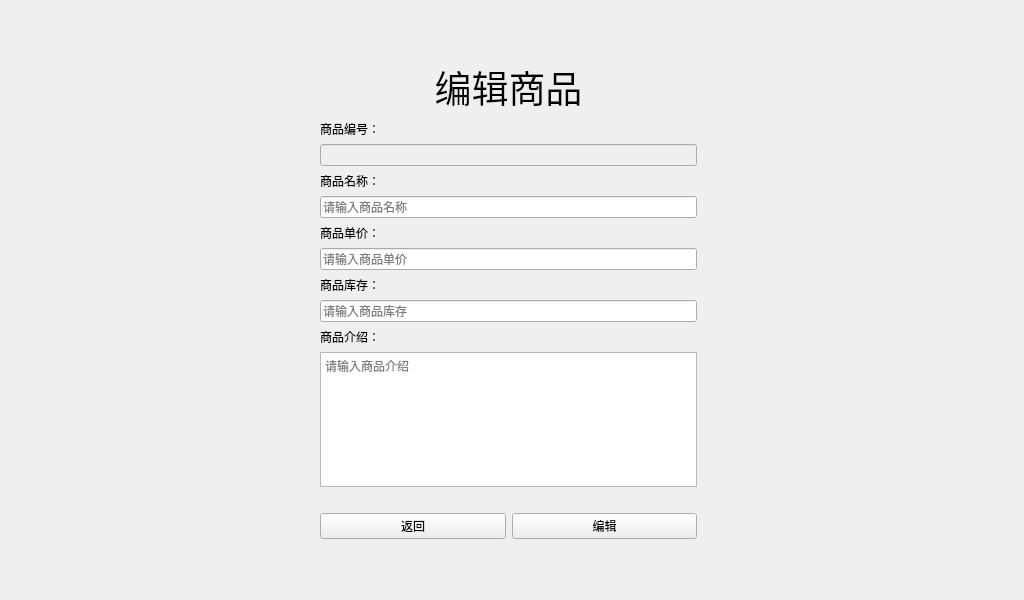
<?xml version="1.0" encoding="UTF-8"?>
<ui version="4.0">
 <class>GoodEdit</class>
 <widget class="QWidget" name="GoodEdit">
  <property name="geometry">
   <rect>
    <x>0</x>
    <y>0</y>
    <width>1024</width>
    <height>600</height>
   </rect>
  </property>
  <property name="windowTitle">
   <string>Edit</string>
  </property>
  <widget class="QWidget" name="layoutWidget">
   <property name="geometry">
    <rect>
     <x>320</x>
     <y>60</y>
     <width>377</width>
     <height>479</height>
    </rect>
   </property>
   <layout class="QVBoxLayout" name="verticalLayout">
    <item>
     <widget class="QLabel" name="title_lb">
      <property name="font">
       <font>
        <pointsize>28</pointsize>
       </font>
      </property>
      <property name="text">
       <string>编辑商品</string>
      </property>
      <property name="alignment">
       <set>Qt::AlignCenter</set>
      </property>
     </widget>
    </item>
    <item>
     <widget class="QLabel" name="id_lb">
      <property name="text">
       <string>商品编号：</string>
      </property>
     </widget>
    </item>
    <item>
     <widget class="QLineEdit" name="id_le">
      <property name="enabled">
       <bool>false</bool>
      </property>
     </widget>
    </item>
    <item>
     <widget class="QLabel" name="name_lb">
      <property name="text">
       <string>商品名称：</string>
      </property>
     </widget>
    </item>
    <item>
     <widget class="QLineEdit" name="name_le">
      <property name="placeholderText">
       <string>请输入商品名称</string>
      </property>
     </widget>
    </item>
    <item>
     <widget class="QLabel" name="price_lb">
      <property name="text">
       <string>商品单价：</string>
      </property>
     </widget>
    </item>
    <item>
     <widget class="QLineEdit" name="price_le">
      <property name="echoMode">
       <enum>QLineEdit::Normal</enum>
      </property>
      <property name="placeholderText">
       <string>请输入商品单价</string>
      </property>
     </widget>
    </item>
    <item>
     <widget class="QLabel" name="stock_lb">
      <property name="text">
       <string>商品库存：</string>
      </property>
     </widget>
    </item>
    <item>
     <widget class="QLineEdit" name="stock_le">
      <property name="placeholderText">
       <string>请输入商品库存</string>
      </property>
     </widget>
    </item>
    <item>
     <widget class="QLabel" name="introduction_lb">
      <property name="text">
       <string>商品介绍：</string>
      </property>
     </widget>
    </item>
    <item>
     <widget class="QPlainTextEdit" name="introduction_pte">
      <property name="placeholderText">
       <string>请输入商品介绍</string>
      </property>
     </widget>
    </item>
    <item>
     <widget class="QLabel" name="tips_lb">
      <property name="styleSheet">
       <string notr="true">color: rgb(255, 0, 0);</string>
      </property>
      <property name="text">
       <string/>
      </property>
     </widget>
    </item>
    <item>
     <layout class="QHBoxLayout" name="horizontalLayout">
      <item>
       <widget class="QPushButton" name="back_btn">
        <property name="text">
         <string>返回</string>
        </property>
       </widget>
      </item>
      <item>
       <widget class="QPushButton" name="edit_btn">
        <property name="text">
         <string>编辑</string>
        </property>
       </widget>
      </item>
     </layout>
    </item>
   </layout>
  </widget>
 </widget>
 <resources/>
 <connections/>
</ui>
